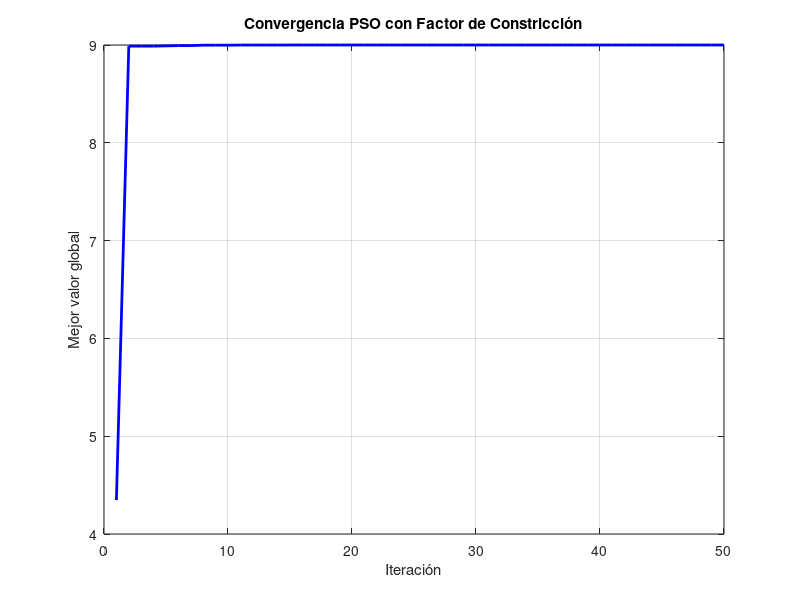
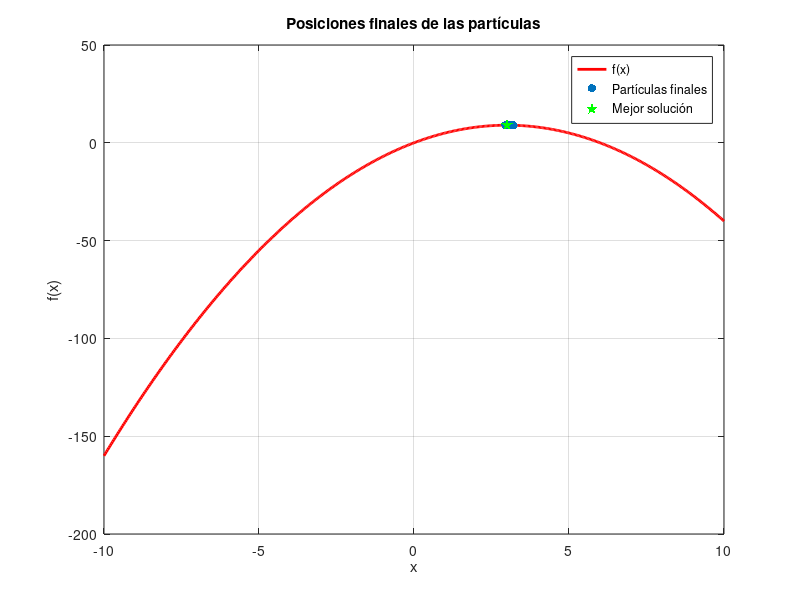

Write MATLAB code to recreate these figures, in order.
clc; clear; close all;

N = 10;                  
iterMax = 50;             
xmin = -10; xmax = 10;    

phi1 = 2.05;
phi2 = 2.05;
phi = phi1 + phi2;

chi = 2 / (phi - 2 + sqrt(phi^2 - 4*phi));

x = xmin + (xmax - xmin).*rand(1, N);  
v = zeros(1, N);                      
pbest = x;                             
pbest_val = 9 - (x - 3).^2;           

[gbest_val, idx] = max(pbest_val);
gbest = pbest(idx);

hist_best = zeros(1, iterMax);        

for t = 1:iterMax
    r1 = rand(1, N);
    r2 = rand(1, N);

    v = chi * ( v + phi1 .* r1 .* (pbest - x) + phi2 .* r2 .* (gbest - x) );
    
    x = x + v;
    
    x(x < xmin) = xmin;
    x(x > xmax) = xmax;
    
    fx = 9 - (x - 3).^2;
    
    mejor = fx > pbest_val;
    pbest(mejor) = x(mejor);
    pbest_val(mejor) = fx(mejor);
    
    [valor_max, idx] = max(pbest_val);
    if valor_max > gbest_val
        gbest_val = valor_max;
        gbest = pbest(idx);
    end
    
    hist_best(t) = gbest_val;
    
    fprintf('Iteración %d: Mejor global = %.4f, f(gbest) = %.4f\n', t, gbest, gbest_val);
end

fprintf('\n========== RESULTADO FINAL ==========\n');
fprintf('Mejor posición encontrada: x = %.4f\n', gbest);
fprintf('Valor máximo aproximado: f(x) = %.4f\n', gbest_val);

figure;
plot(1:iterMax, hist_best, 'b-', 'LineWidth', 2);
xlabel('Iteración');
ylabel('Mejor valor global');
title('Convergencia PSO con Factor de Constricción');
grid on;

X = linspace(xmin, xmax, 500);
Y = 9 - (X - 3).^2;

figure;
plot(X, Y, 'r-', 'LineWidth', 2); hold on;
scatter(x, 9 - (x - 3).^2, 'bo', 'filled');
scatter(gbest, gbest_val, 80, 'g', 'filled', 'p');
xlabel('x');
ylabel('f(x)');
title('Posiciones finales de las partículas');
legend('f(x)','Partículas finales','Mejor solución');
grid on;
